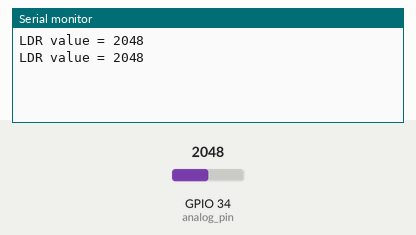
The sketch below on a simulated ESP32. Shown: the last lines printed to the serial monitor. The inputs (shaded band) are chosen by the test bench; at power-on: GPIO 34 (analog_pin) = 2048.

Above: at 1.8 s.
1.9 s: GPIO 34 (analog_pin) set to 2866
At 2.8 s:
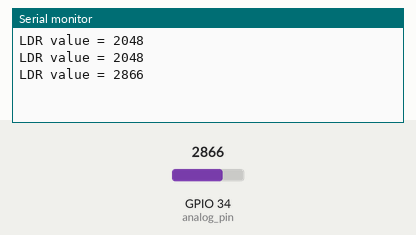
3.4 s: GPIO 34 (analog_pin) set to 3603
At 4.8 s:
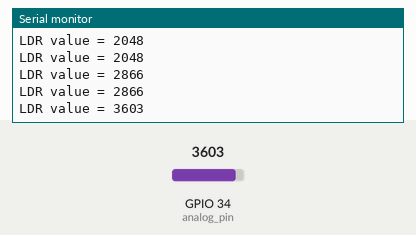
Timing chart, 0 to 6.4 s (numbered marks = the images above; inputs shaded):
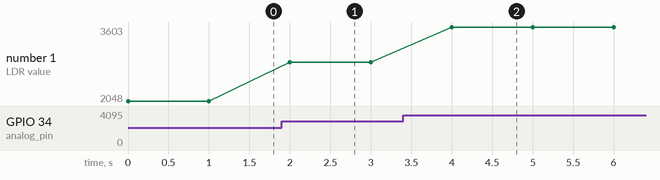

Measured:
- after the input at 1.9 s, the serial monitor: prints a new line after 0.10 s (image 1)
- after the input at 3.4 s, the serial monitor: prints a new line after 0.60 s (image 2)
- plotted number 1: 2048 → 2866 after the input at 1.9 s, 2866 → 3603 after the input at 3.4 s

The sketch:

LDR.ino
```cpp
#define analog_pin 34


int ldr_value = 0;


void setup() {
  Serial.begin(9600);
}


void loop() {
  ldr_value = analogRead(analog_pin); //อ่านค่า analog จากตัวแปร analog_pin
  Serial.print("LDR value = ");
  Serial.println(ldr_value); //เเสดงค่า ldr_value
  delay(1000);
}
```
